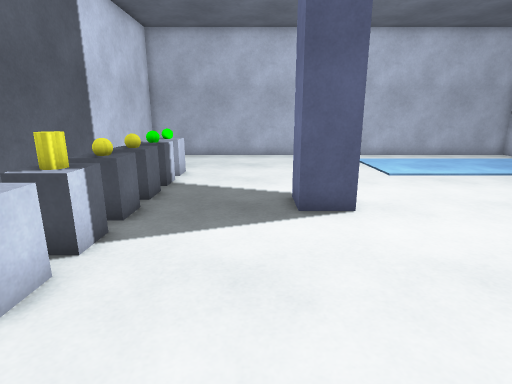
view 1 (above)

13 first-person views from a walk through a 3-D level made in the Unity game engine. The camera is 1.3 m above the floor, tilts 14° down and sees 80° across. The floor is counted in squares, 0.5 m on a side. Each view is taken from the middle of a square. On the plan, view 1 faces up. The plan holds only what a view shows up to about 20 squares ahead; the rest is blank. The player is left out.

view 2
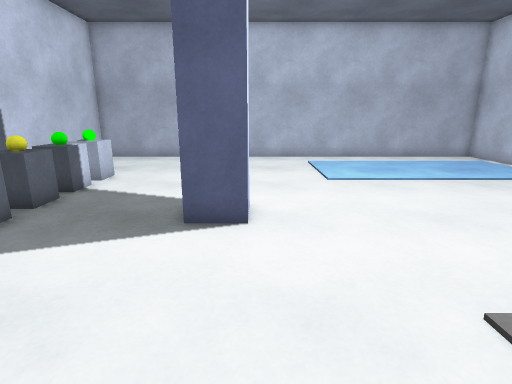

view 3
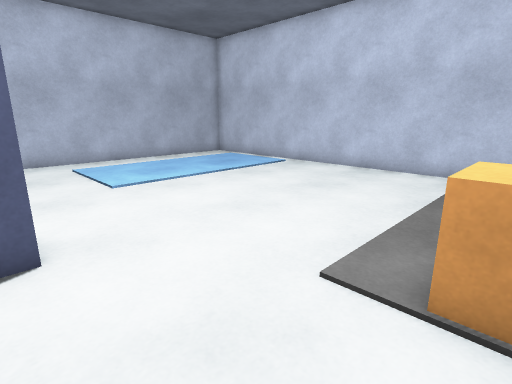

view 4
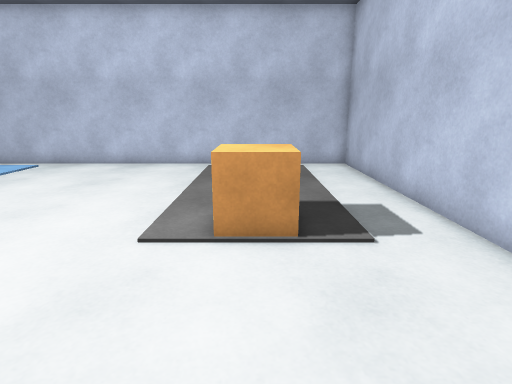

view 5
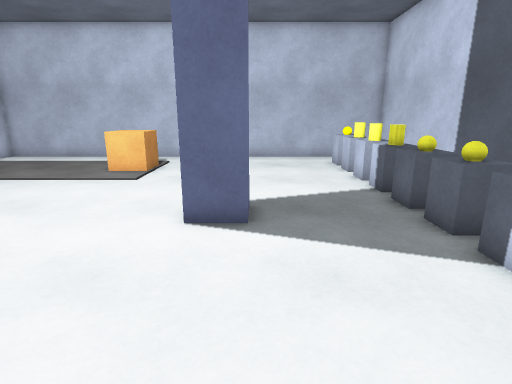

view 6
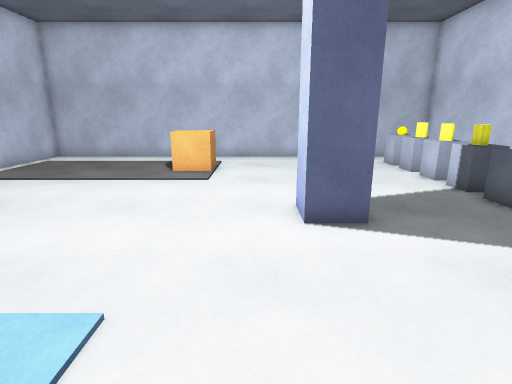

view 7
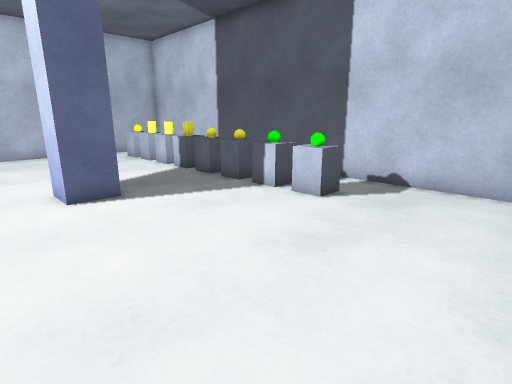

view 8
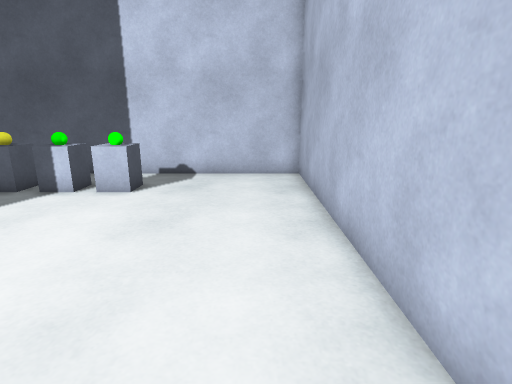

view 9
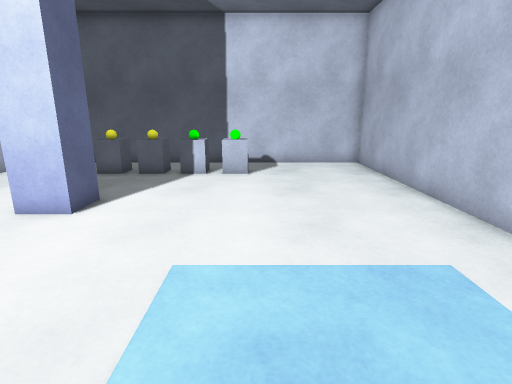

view 10
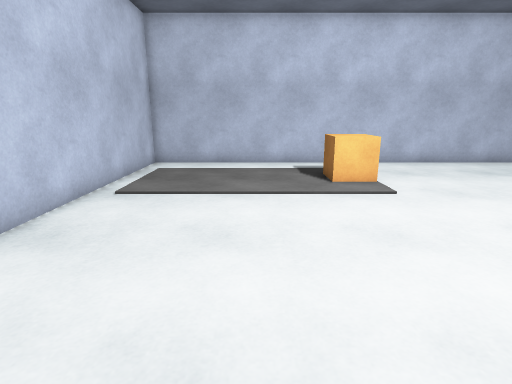

view 11
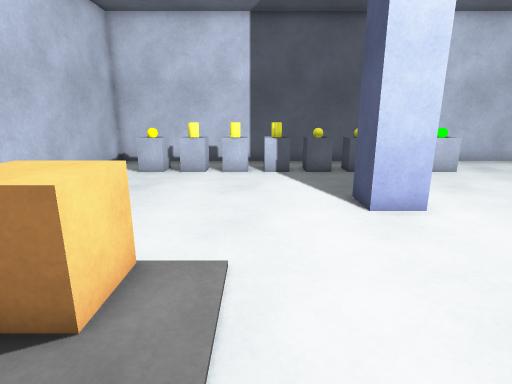

view 12
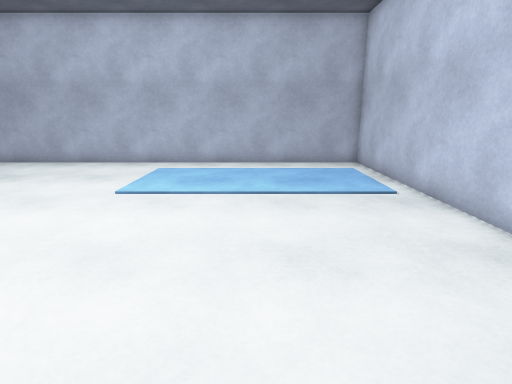

view 13
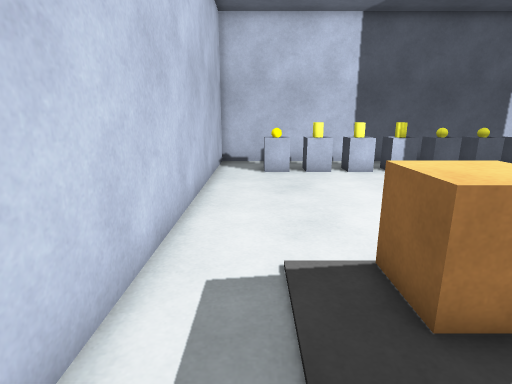

### Floor plan
Key: @ floor where view 1 was taken; # wall or solid block; . floor; O other object.
Columns run from 7 left of view 1 to 17 right of it. Each row starts with its distance up from view 1.
 21 #########################
 20 #.......................#
 19 #.......................#
 18 #.......................#
 17 #.......................#
 16 #.......................#
 15 #..O....................#
 14 #.OOO...................#
 13 #..O....................#
 12 #.OOO...................#
 11 #..O....................#
 10 #.OOO...#O#.............#
  9 #..O....O O.............#
  8 #.OOO...#O#.............#
  7 #..O....................#
  6 #.OOO...................#
  5 #..O....................#
  4 #.OOO...................#
  3 #..O.........OOO........#
  2 #.OOO........OOO........#
  1 #..O.........OOO........#
  0 #.OOO..@................#
 -1 #..O....................#
 -2 #.......................#
 -3 #########################

Where each view was taken, in squares from view 1:
view 1: 0 up, 0 right, facing up
view 2: 1 up, 3 right, facing up
view 3: 2 up, 2 right, facing up-right
view 4: 2 up, 0 right, facing right
view 5: 17 up, 1 right, facing down
view 6: 17 up, 4 right, facing down
view 7: 20 up, 5 right, facing down-left
view 8: 19 up, 7 right, facing left
view 9: 15 up, 11 right, facing left
view 10: 15 up, 11 right, facing down
view 11: 5 up, 11 right, facing left
view 12: 3 up, 11 right, facing up
view 13: 1 down, 11 right, facing left
